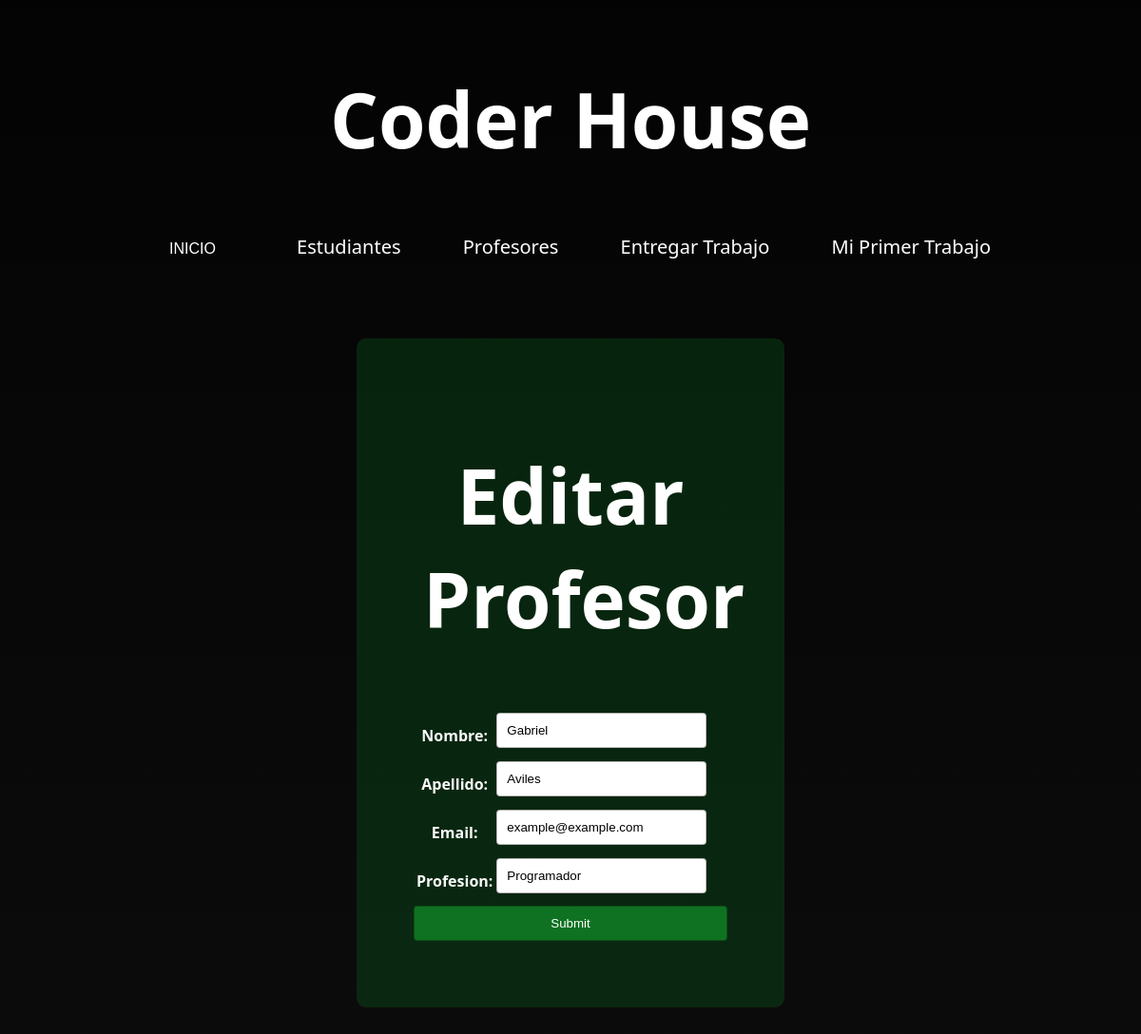
Page /editarProfesor/Gabriel/ on the committed database.
### profesores/models.py (models this page shows, shortened)
class Profesores(models.Model):
    nombre= models.CharField(max_length=30 )
    apellido= models.CharField(max_length= 50)
    email= models.EmailField()
    profesion= models.CharField(max_length= 20)

### profesores/views.py (the view)
# urls.py: path('editarProfesor/<profesor_nombre>/', editar_profesor, name="EditarProfesor")
def editar_profesor(request,profesor_nombre):
    profesor= Profesores.objects.get(nombre=profesor_nombre)
    if request.method == 'POST':
        miFormulario = ProfesoresForm(request.POST)
        print(miFormulario)
        if miFormulario.is_valid(): #si pasó la validacion de Django
            informacion = miFormulario.cleaned_data
            profesor.nombre = informacion['nombre']
            profesor.apellido = informacion['apellido']
            profesor.email = informacion['email']
            profesor.profesion = informacion['profesion']
            profesor.save()
            return render(request,"profesores/leerProfesores.html")
    else:
        miFormulario= ProfesoresForm(initial={
            'nombre':profesor.nombre,
            'apellido':profesor.apellido,
            'email':profesor.email,
            'profesion': profesor.profesion})
    return render (request, 'profesores/editar_profesor.html',{"proForm":miFormulario,'profesor_nombre':profesor_nombre})

### profesores/forms.py
class ProfesoresForm(forms.ModelForm):
    class Meta:
        model = Profesores
        fields = "__all__"

### profesores/templates/profesores/editar_profesor.html (shortened to what this page needs)
{% extends 'profesores/padre.html' %}
{% load static %}
{% block contenido_que_cambia %}
<form action="" method="POST">{%csrf_token%}
    <h1>Editar Profesor</h1>
    <table>
        {{proForm.as_table}}
    </table>
    <input type="submit",value='Enviar'>
</form>
{% endblock contenido_que_cambia %}

### profesores/templates/profesores/padre.html (style rules this page uses)
body { background: linear-gradient(rgba(0, 0, 0, 0.8), rgba(0, 0, 0, 0.3)), url(https://img.freepik.com/vector-gratis/fondo-digital-codigo-binario-estilo-matriz-numeros-que-caen_1017-25336.jpg?w=1380&t=st=1705104003~exp=1705104603~hmac=743f8dd8e5ae44843228bd46cd8e75c97a65c41ba1078cb03fb3bce1ad382787); background-color: #111; color: #f8f8f8; font-family: 'Segoe UI', Tahoma, Geneva, Verdana, sans-serif; margin: 10px; padding: 10px; }
h1 { font-size: 80px; text-align: center; color: #ffffff; border-color: brown; padding: 10px; margin-top: 40px; }
form input[type="text"], form input[type="email"], form input[type="submit"] { width: 100%; padding: 10px; margin-bottom: 10px; border: 1px solid #05000048; border-radius: 4px; }
form input[type="submit"] { background-color: #17dc3b69; color: #ffffff; cursor: pointer; }

### rows in the picture
Profesores: nombre "Gabriel", apellido "Aviles", email "example@example.com", profesion "Programador"
